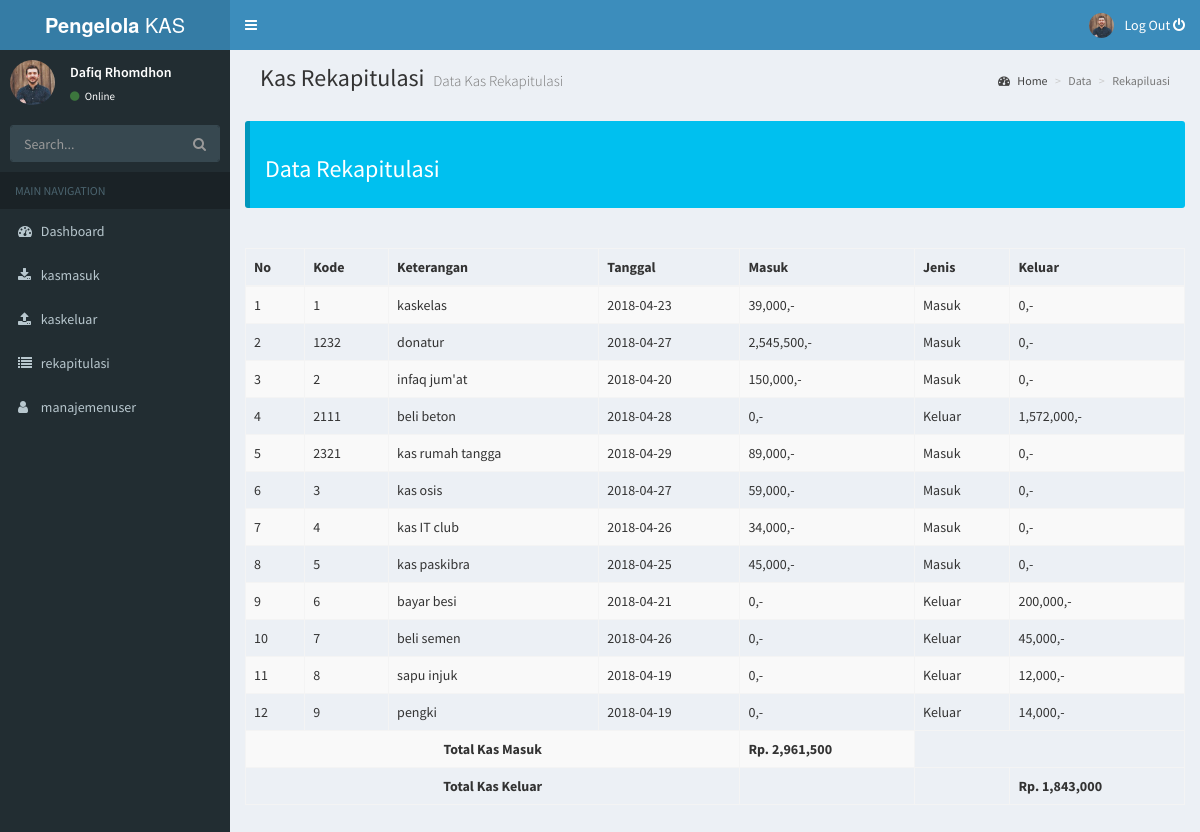
The app's page /index.php/rekapitulasi/Index with its own data.
### tables this page shows
CREATE TABLE `kasmasuk` (
  `Kode` varchar(50) NOT NULL,
  `Keterangan` varchar(255) NOT NULL,
  `Tgl` date NOT NULL,
  `Jumlah` int(11) NOT NULL,
  `Jenis` varchar(15) NOT NULL,
  `Keluar` int(11) NOT NULL
);

### application/controllers/rekapitulasi.php (called while the page is built)
<?php
	class Rekapitulasi extends CI_Controller{
		function Index(){
			$data['content']='rekapitulasi';
			$this->load->view("template",$data);
		}
	}
?>

### index.php (called while the page is built, shortened)
<?php
require_once BASEPATH.'core/CodeIgniter.php';

### application/views/rekapitulasi.php (the view)
 <?php $query=$this->db->get('kasmasuk'); ?>
    <section class="content-header">
      <h1>
        Kas Rekapitulasi
        <small>Data Kas Rekapitulasi</small>
      </h1>
      <ol class="breadcrumb">
        <li><a href="#"><i class="fa fa-dashboard"></i> Home</a></li>
        <li class="active">Data</li>
         <li class="active">Rekapiluasi</li>
      </ol>
    </section>
    <div class="callout callout-info" style="margin-top: 30px;">
    	<h3>Data Rekapitulasi</h3>
    </div>
    <div class="table-responsive" style="padding: 20px 0px 0px 0px">
      <table class="table table-bordered table-striped">
        <thead>
          <th>No</th>
          <th>Kode</th>
          <th>Keterangan</th>
          <th>Tanggal</th>
          <th>Masuk</th>
          <th>Jenis</th>
          <th>Keluar</th>
        </thead>
        <tbody>
<?php if ($query->num_rows()>0) {$no=0;$total=0;$keluar=0;
  foreach ($query->result() as $masuk){$no++;
  ?>
  <tr>
         <td><?=$no?></td>
          <td><?=$masuk->Kode?></td>
          <td><?=$masuk->Keterangan?></td>
          <td><?=$masuk->Tgl?></td>
          <td><?=number_format($masuk->Jumlah)?>,-</td>
          <td><?=$masuk->Jenis?></td>
          <td><?=number_format($masuk->Keluar)?>,-</td>
        </tr>
  <?php
$total=$total+$masuk->Jumlah;
$keluar=$keluar+$masuk->Keluar;
   ?>
  <?php  }
 ?>  <tr>
     <th colspan="4" style="text-align: center;font-weight: bold;">Total Kas Masuk</th>
     <th>Rp. <?=number_format($total)?></th>
   </tr>
    <tr>
     <th colspan="4" style="text-align: center;font-weight: bold;">Total Kas Keluar</th>
     <th></th><th></th>
     <th>Rp. <?=number_format($keluar)?></th>
   </tr>
<?php } else{?>
  <tr><td colspan="8" style="text-align: center;">Data Masih Kosong</td></tr>
<?php
} ?>
        </tbody>
      </table>
    </div>

### records on screen
kasmasuk: Kode "1", Keterangan "kaskelas", Tgl "2018-04-23", Jumlah "39,000", Jenis "Masuk", Keluar "0"
kasmasuk: Kode "1232", Keterangan "donatur", Tgl "2018-04-27", Jumlah "2,545,500", Jenis "Masuk", Keluar "0"
kasmasuk: Kode "2", Keterangan "infaq jum'at", Tgl "2018-04-20", Jumlah "150,000", Jenis "Masuk", Keluar "0"
kasmasuk: Kode "2111", Keterangan "beli beton", Tgl "2018-04-28", Jumlah "0", Jenis "Keluar", Keluar "1,572,000"
kasmasuk: Kode "2321", Keterangan "kas rumah tangga", Tgl "2018-04-29", Jumlah "89,000", Jenis "Masuk", Keluar "0"
kasmasuk: Kode "3", Keterangan "kas osis", Tgl "2018-04-27", Jumlah "59,000", Jenis "Masuk", Keluar "0"
kasmasuk: Kode "4", Keterangan "kas IT club", Tgl "2018-04-26", Jumlah "34,000", Jenis "Masuk", Keluar "0"
kasmasuk: Kode "5", Keterangan "kas paskibra", Tgl "2018-04-25", Jumlah "45,000", Jenis "Masuk", Keluar "0"
kasmasuk: Kode "6", Keterangan "bayar besi", Tgl "2018-04-21", Jumlah "0", Jenis "Keluar", Keluar "200,000"
kasmasuk: Kode "7", Keterangan "beli semen", Tgl "2018-04-26", Jumlah "0", Jenis "Keluar", Keluar "45,000"
kasmasuk: Kode "8", Keterangan "sapu injuk", Tgl "2018-04-19", Jumlah "0", Jenis "Keluar", Keluar "12,000"
kasmasuk: Kode "9", Keterangan "pengki", Tgl "2018-04-19", Jumlah "0", Jenis "Keluar", Keluar "14,000"

### other values on screen
$total "2,961,500"
$keluar "1,843,000"
